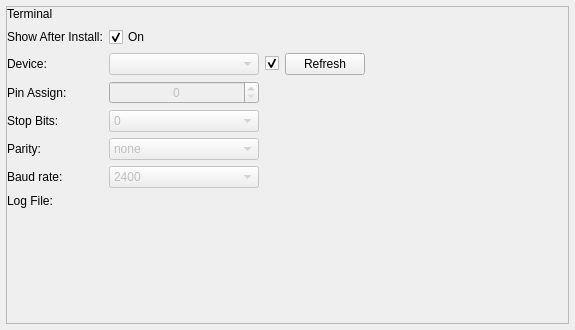
<?xml version="1.0" encoding="UTF-8"?>
<ui version="4.0">
 <class>Preferences</class>
 <widget class="QWidget" name="Preferences">
  <property name="geometry">
   <rect>
    <x>0</x>
    <y>0</y>
    <width>575</width>
    <height>330</height>
   </rect>
  </property>
  <property name="windowTitle">
   <string>Form</string>
  </property>
  <layout class="QVBoxLayout" name="verticalLayout">
   <property name="margin">
    <number>6</number>
   </property>
   <item>
    <widget class="QScrollArea" name="scrollArea">
     <property name="widgetResizable">
      <bool>true</bool>
     </property>
     <widget class="QWidget" name="scrollAreaWidgetContents">
      <property name="geometry">
       <rect>
        <x>0</x>
        <y>0</y>
        <width>561</width>
        <height>316</height>
       </rect>
      </property>
      <layout class="QFormLayout" name="formLayout">
       <property name="fieldGrowthPolicy">
        <enum>QFormLayout::FieldsStayAtSizeHint</enum>
       </property>
       <property name="labelAlignment">
        <set>Qt::AlignLeading|Qt::AlignLeft|Qt::AlignVCenter</set>
       </property>
       <property name="formAlignment">
        <set>Qt::AlignLeading|Qt::AlignLeft|Qt::AlignTop</set>
       </property>
       <property name="margin">
        <number>0</number>
       </property>
       <item row="1" column="0">
        <widget class="QLabel" name="terminalLabel">
         <property name="text">
          <string>Terminal</string>
         </property>
        </widget>
       </item>
       <item row="2" column="0">
        <widget class="QLabel" name="terminalEnableAfterInstall">
         <property name="text">
          <string>Show After Install:</string>
         </property>
        </widget>
       </item>
       <item row="2" column="1">
        <widget class="QCheckBox" name="terminalEnableAfterInstallCheckBox">
         <property name="sizePolicy">
          <sizepolicy hsizetype="Fixed" vsizetype="Fixed">
           <horstretch>0</horstretch>
           <verstretch>0</verstretch>
          </sizepolicy>
         </property>
         <property name="text">
          <string>On</string>
         </property>
         <property name="checked">
          <bool>true</bool>
         </property>
        </widget>
       </item>
       <item row="3" column="0">
        <widget class="QLabel" name="terminalDeviceLabel">
         <property name="text">
          <string>Device:</string>
         </property>
        </widget>
       </item>
       <item row="3" column="1">
        <layout class="QHBoxLayout" name="horizontalLayout_3">
         <item>
          <widget class="QComboBox" name="terminalDeviceComboBox">
           <property name="enabled">
            <bool>false</bool>
           </property>
           <property name="sizePolicy">
            <sizepolicy hsizetype="Fixed" vsizetype="Fixed">
             <horstretch>0</horstretch>
             <verstretch>0</verstretch>
            </sizepolicy>
           </property>
           <property name="minimumSize">
            <size>
             <width>150</width>
             <height>0</height>
            </size>
           </property>
          </widget>
         </item>
         <item>
          <widget class="QCheckBox" name="terminalDeviceLockCheckBox">
           <property name="sizePolicy">
            <sizepolicy hsizetype="Fixed" vsizetype="Fixed">
             <horstretch>0</horstretch>
             <verstretch>0</verstretch>
            </sizepolicy>
           </property>
           <property name="text">
            <string/>
           </property>
           <property name="checked">
            <bool>true</bool>
           </property>
          </widget>
         </item>
         <item>
          <widget class="QPushButton" name="terminalDeviceRefreshButton">
           <property name="text">
            <string>Refresh</string>
           </property>
          </widget>
         </item>
        </layout>
       </item>
       <item row="5" column="0">
        <widget class="QLabel" name="terminalDevicePinConfigLabel">
         <property name="text">
          <string>Pin Assign:</string>
         </property>
        </widget>
       </item>
       <item row="5" column="1">
        <layout class="QHBoxLayout" name="horizontalLayout_7">
         <item>
          <widget class="QSpinBox" name="terminalDevicePinConfigSpinBox">
           <property name="enabled">
            <bool>false</bool>
           </property>
           <property name="minimumSize">
            <size>
             <width>150</width>
             <height>0</height>
            </size>
           </property>
           <property name="alignment">
            <set>Qt::AlignCenter</set>
           </property>
          </widget>
         </item>
        </layout>
       </item>
       <item row="7" column="0">
        <widget class="QLabel" name="uartStopLabel">
         <property name="text">
          <string>Stop Bits:</string>
         </property>
        </widget>
       </item>
       <item row="7" column="1">
        <layout class="QHBoxLayout" name="horizontalLayout_5">
         <item>
          <widget class="QComboBox" name="uartStopComboBox">
           <property name="enabled">
            <bool>false</bool>
           </property>
           <property name="sizePolicy">
            <sizepolicy hsizetype="Fixed" vsizetype="Fixed">
             <horstretch>0</horstretch>
             <verstretch>0</verstretch>
            </sizepolicy>
           </property>
           <property name="minimumSize">
            <size>
             <width>150</width>
             <height>0</height>
            </size>
           </property>
           <item>
            <property name="text">
             <string>0</string>
            </property>
           </item>
           <item>
            <property name="text">
             <string>1</string>
            </property>
           </item>
           <item>
            <property name="text">
             <string>1.5</string>
            </property>
           </item>
           <item>
            <property name="text">
             <string>2</string>
            </property>
           </item>
          </widget>
         </item>
        </layout>
       </item>
       <item row="8" column="0">
        <widget class="QLabel" name="uartParitylabel">
         <property name="text">
          <string>Parity:</string>
         </property>
        </widget>
       </item>
       <item row="8" column="1">
        <layout class="QHBoxLayout" name="horizontalLayout_4">
         <item>
          <widget class="QComboBox" name="uartParityComboBox">
           <property name="enabled">
            <bool>false</bool>
           </property>
           <property name="sizePolicy">
            <sizepolicy hsizetype="Fixed" vsizetype="Fixed">
             <horstretch>0</horstretch>
             <verstretch>0</verstretch>
            </sizepolicy>
           </property>
           <property name="minimumSize">
            <size>
             <width>150</width>
             <height>0</height>
            </size>
           </property>
           <item>
            <property name="text">
             <string>none</string>
            </property>
           </item>
           <item>
            <property name="text">
             <string>odd</string>
            </property>
           </item>
           <item>
            <property name="text">
             <string>even</string>
            </property>
           </item>
          </widget>
         </item>
        </layout>
       </item>
       <item row="10" column="0">
        <widget class="QLabel" name="uartBaudrateLabel">
         <property name="text">
          <string>Baud rate:</string>
         </property>
        </widget>
       </item>
       <item row="10" column="1">
        <layout class="QHBoxLayout" name="horizontalLayout_6">
         <item>
          <widget class="QComboBox" name="uartBaudrateComboBox">
           <property name="enabled">
            <bool>false</bool>
           </property>
           <property name="sizePolicy">
            <sizepolicy hsizetype="Fixed" vsizetype="Fixed">
             <horstretch>0</horstretch>
             <verstretch>0</verstretch>
            </sizepolicy>
           </property>
           <property name="minimumSize">
            <size>
             <width>150</width>
             <height>0</height>
            </size>
           </property>
           <item>
            <property name="text">
             <string>2400</string>
            </property>
           </item>
           <item>
            <property name="text">
             <string>2400</string>
            </property>
           </item>
           <item>
            <property name="text">
             <string>9600</string>
            </property>
           </item>
           <item>
            <property name="text">
             <string>19200</string>
            </property>
           </item>
           <item>
            <property name="text">
             <string>38400</string>
            </property>
           </item>
           <item>
            <property name="text">
             <string>57600</string>
            </property>
           </item>
           <item>
            <property name="text">
             <string>76800</string>
            </property>
           </item>
           <item>
            <property name="text">
             <string>115200</string>
            </property>
           </item>
           <item>
            <property name="text">
             <string>230400</string>
            </property>
           </item>
           <item>
            <property name="text">
             <string>460800</string>
            </property>
           </item>
           <item>
            <property name="text">
             <string>921600</string>
            </property>
           </item>
          </widget>
         </item>
        </layout>
       </item>
       <item row="11" column="0">
        <widget class="QLabel" name="terminalLogFileLabel">
         <property name="text">
          <string>Log File:</string>
         </property>
        </widget>
       </item>
       <item row="11" column="1">
        <widget class="CLineEdit" name="terminalLogFile" native="true">
         <property name="minimumSize">
          <size>
           <width>300</width>
           <height>0</height>
          </size>
         </property>
        </widget>
       </item>
      </layout>
     </widget>
    </widget>
   </item>
  </layout>
 </widget>
 <customwidgets>
  <customwidget>
   <class>CLineEdit</class>
   <extends>QWidget</extends>
   <header>CSdk/CLineEdit.h</header>
   <container>1</container>
  </customwidget>
 </customwidgets>
 <resources/>
 <connections/>
</ui>
